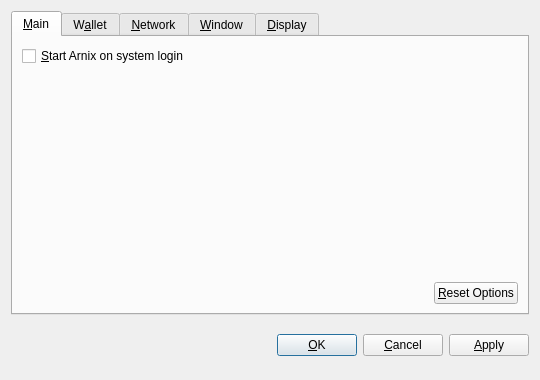
<?xml version="1.0" encoding="UTF-8"?>
<ui version="4.0">
 <class>OptionsDialog</class>
 <widget class="QDialog" name="OptionsDialog">
  <property name="geometry">
   <rect>
    <x>0</x>
    <y>0</y>
    <width>540</width>
    <height>380</height>
   </rect>
  </property>
  <property name="windowTitle">
   <string>Options</string>
  </property>
  <property name="modal">
   <bool>true</bool>
  </property>
  <layout class="QVBoxLayout" name="verticalLayout">
   <item>
    <widget class="QTabWidget" name="tabWidget">
     <property name="tabPosition">
      <enum>QTabWidget::North</enum>
     </property>
     <property name="currentIndex">
      <number>0</number>
     </property>
     <widget class="QWidget" name="tabMain">
      <attribute name="title">
       <string>&amp;Main</string>
      </attribute>
      <layout class="QVBoxLayout" name="verticalLayout_Main">
       <item>
        <widget class="QCheckBox" name="bitcoinAtStartup">
         <property name="toolTip">
          <string>Automatically start Arnix after logging in to the system.</string>
         </property>
         <property name="text">
          <string>&amp;Start Arnix on system login</string>
         </property>
        </widget>
       </item>
       <item>
        <spacer name="verticalSpacer_Main">
         <property name="orientation">
          <enum>Qt::Vertical</enum>
         </property>
         <property name="sizeHint" stdset="0">
          <size>
           <width>20</width>
           <height>40</height>
          </size>
         </property>
        </spacer>
       </item>
       <item>
        <layout class="QHBoxLayout" name="horizontalLayout_2_Main">
         <item>
          <spacer name="horizontalSpacer_2_Main">
           <property name="orientation">
            <enum>Qt::Horizontal</enum>
           </property>
           <property name="sizeHint" stdset="0">
            <size>
             <width>40</width>
             <height>20</height>
            </size>
           </property>
          </spacer>
         </item>
         <item>
          <widget class="QPushButton" name="resetButton">
           <property name="toolTip">
            <string>Reset all client options to default.</string>
           </property>
           <property name="text">
            <string>&amp;Reset Options</string>
           </property>
           <property name="autoDefault">
            <bool>false</bool>
           </property>
          </widget>
         </item>
        </layout>
       </item>
      </layout>
     </widget>
     <widget class="QWidget" name="tabWallet">
      <attribute name="title">
       <string>W&amp;allet</string>
      </attribute>
      <layout class="QVBoxLayout" name="verticalLayout_Network">
       <item>
        <widget class="QLabel" name="transactionFeeInfoLabel">
         <property name="text">
          <string>Optional transaction fee per kB that helps make sure your transactions are processed quickly. Most transactions are 1 kB.</string>
         </property>
         <property name="textFormat">
          <enum>Qt::PlainText</enum>
         </property>
         <property name="wordWrap">
          <bool>true</bool>
         </property>
        </widget>
       </item>
       <item>
        <layout class="QHBoxLayout" name="horizontalLayout_1_Main">
         <item>
          <widget class="QLabel" name="transactionFeeLabel">
           <property name="text">
            <string>Pay transaction &amp;fee</string>
           </property>
           <property name="textFormat">
            <enum>Qt::PlainText</enum>
           </property>
           <property name="buddy">
            <cstring>transactionFee</cstring>
           </property>
          </widget>
         </item>
         <item>
          <widget class="BitcoinAmountField" name="transactionFee"/>
         </item>
         <item>
          <spacer name="horizontalSpacer_1_Main">
           <property name="orientation">
            <enum>Qt::Horizontal</enum>
           </property>
           <property name="sizeHint" stdset="0">
            <size>
             <width>40</width>
             <height>20</height>
            </size>
           </property>
          </spacer>
         </item>
        </layout>
       </item>
       <item>
        <widget class="QLabel" name="label">
         <property name="text">
          <string>If you disable the spending of unconfirmed change, the change from a transaction cannot be used until that transaction has at least one confirmation. This also affects how your balance is computed.</string>
         </property>
         <property name="wordWrap">
          <bool>true</bool>
         </property>
        </widget>
       </item>
       <item>
        <widget class="QCheckBox" name="spendZeroConfChange">
         <property name="text">
          <string>Spend unconfirmed change  (experts only)</string>
         </property>
        </widget>
       </item>
       <item>
        <spacer name="verticalSpacer">
         <property name="orientation">
          <enum>Qt::Vertical</enum>
         </property>
         <property name="sizeHint" stdset="0">
          <size>
           <width>20</width>
           <height>40</height>
          </size>
         </property>
        </spacer>
       </item>
      </layout>
     </widget>
     <widget class="QWidget" name="tabNetwork">
      <attribute name="title">
       <string>&amp;Network</string>
      </attribute>
      <layout class="QVBoxLayout" name="verticalLayout_Network">
       <item>
        <widget class="QCheckBox" name="mapPortUpnp">
         <property name="toolTip">
          <string>Automatically open the Arnix client port on the router. This only works when your router supports UPnP and it is enabled.</string>
         </property>
         <property name="text">
          <string>Map port using &amp;UPnP</string>
         </property>
        </widget>
       </item>
       <item>
        <widget class="QCheckBox" name="connectSocks">
         <property name="toolTip">
          <string>Connect to the Arnix network through a SOCKS proxy (e.g. when connecting through Tor).</string>
         </property>
         <property name="text">
          <string>&amp;Connect through SOCKS proxy:</string>
         </property>
        </widget>
       </item>
       <item>
        <layout class="QHBoxLayout" name="horizontalLayout_Network">
         <item>
          <widget class="QLabel" name="proxyIpLabel">
           <property name="text">
            <string>Proxy &amp;IP:</string>
           </property>
           <property name="textFormat">
            <enum>Qt::PlainText</enum>
           </property>
           <property name="buddy">
            <cstring>proxyIp</cstring>
           </property>
          </widget>
         </item>
         <item>
          <widget class="QValidatedLineEdit" name="proxyIp">
           <property name="maximumSize">
            <size>
             <width>140</width>
             <height>16777215</height>
            </size>
           </property>
           <property name="toolTip">
            <string>IP address of the proxy (e.g. 127.0.0.1)</string>
           </property>
          </widget>
         </item>
         <item>
          <widget class="QLabel" name="proxyPortLabel">
           <property name="text">
            <string>&amp;Port:</string>
           </property>
           <property name="textFormat">
            <enum>Qt::PlainText</enum>
           </property>
           <property name="buddy">
            <cstring>proxyPort</cstring>
           </property>
          </widget>
         </item>
         <item>
          <widget class="QLineEdit" name="proxyPort">
           <property name="maximumSize">
            <size>
             <width>55</width>
             <height>16777215</height>
            </size>
           </property>
           <property name="toolTip">
            <string>Port of the proxy (e.g. 9050)</string>
           </property>
          </widget>
         </item>
         <item>
          <widget class="QLabel" name="socksVersionLabel">
           <property name="text">
            <string>SOCKS &amp;Version:</string>
           </property>
           <property name="textFormat">
            <enum>Qt::PlainText</enum>
           </property>
           <property name="buddy">
            <cstring>socksVersion</cstring>
           </property>
          </widget>
         </item>
         <item>
          <widget class="QValueComboBox" name="socksVersion">
           <property name="toolTip">
            <string>SOCKS version of the proxy (e.g. 5)</string>
           </property>
          </widget>
         </item>
         <item>
          <spacer name="horizontalSpacer_Network">
           <property name="orientation">
            <enum>Qt::Horizontal</enum>
           </property>
           <property name="sizeHint" stdset="0">
            <size>
             <width>40</width>
             <height>20</height>
            </size>
           </property>
          </spacer>
         </item>
        </layout>
       </item>
       <item>
        <spacer name="verticalSpacer_Network">
         <property name="orientation">
          <enum>Qt::Vertical</enum>
         </property>
         <property name="sizeHint" stdset="0">
          <size>
           <width>20</width>
           <height>40</height>
          </size>
         </property>
        </spacer>
       </item>
      </layout>
     </widget>
     <widget class="QWidget" name="tabWindow">
      <attribute name="title">
       <string>&amp;Window</string>
      </attribute>
      <layout class="QVBoxLayout" name="verticalLayout_Window">
       <item>
        <widget class="QCheckBox" name="minimizeToTray">
         <property name="toolTip">
          <string>Show only a tray icon after minimizing the window.</string>
         </property>
         <property name="text">
          <string>&amp;Minimize to the tray instead of the taskbar</string>
         </property>
        </widget>
       </item>
       <item>
        <widget class="QCheckBox" name="minimizeOnClose">
         <property name="toolTip">
          <string>Minimize instead of exit the application when the window is closed. When this option is enabled, the application will be closed only after selecting Quit in the menu.</string>
         </property>
         <property name="text">
          <string>M&amp;inimize on close</string>
         </property>
        </widget>
       </item>
       <item>
        <spacer name="verticalSpacer_Window">
         <property name="orientation">
          <enum>Qt::Vertical</enum>
         </property>
         <property name="sizeHint" stdset="0">
          <size>
           <width>20</width>
           <height>40</height>
          </size>
         </property>
        </spacer>
       </item>
      </layout>
     </widget>
     <widget class="QWidget" name="tabDisplay">
      <attribute name="title">
       <string>&amp;Display</string>
      </attribute>
      <layout class="QVBoxLayout" name="verticalLayout_Display">
       <item>
        <layout class="QHBoxLayout" name="horizontalLayout_1_Display">
         <item>
          <widget class="QLabel" name="langLabel">
           <property name="text">
            <string>User Interface &amp;language:</string>
           </property>
           <property name="textFormat">
            <enum>Qt::PlainText</enum>
           </property>
           <property name="buddy">
            <cstring>lang</cstring>
           </property>
          </widget>
         </item>
         <item>
          <widget class="QValueComboBox" name="lang">
           <property name="toolTip">
            <string>The user interface language can be set here. This setting will take effect after restarting Arnix.</string>
           </property>
          </widget>
         </item>
        </layout>
       </item>
       <item>
        <layout class="QHBoxLayout" name="horizontalLayout_2_Display">
         <item>
          <widget class="QLabel" name="unitLabel">
           <property name="text">
            <string>&amp;Unit to show amounts in:</string>
           </property>
           <property name="textFormat">
            <enum>Qt::PlainText</enum>
           </property>
           <property name="buddy">
            <cstring>unit</cstring>
           </property>
          </widget>
         </item>
         <item>
          <widget class="QValueComboBox" name="unit">
           <property name="toolTip">
            <string>Choose the default subdivision unit to show in the interface and when sending coins.</string>
           </property>
          </widget>
         </item>
        </layout>
       </item>
       <item>
        <widget class="QCheckBox" name="displayAddresses">
         <property name="toolTip">
          <string>Whether to show Arnix addresses in the transaction list or not.</string>
         </property>
         <property name="text">
          <string>&amp;Display addresses in transaction list</string>
         </property>
        </widget>
       </item>
       <item>
        <widget class="QCheckBox" name="coinControlFeatures">
         <property name="toolTip">
          <string>Whether to show coin control features or not.</string>
         </property>
         <property name="text">
          <string>Display coin &amp;control features (experts only!)</string>
         </property>
        </widget>
       </item>
       <item>
        <spacer name="verticalSpacer_Display">
         <property name="orientation">
          <enum>Qt::Vertical</enum>
         </property>
         <property name="sizeHint" stdset="0">
          <size>
           <width>20</width>
           <height>40</height>
          </size>
         </property>
        </spacer>
       </item>
      </layout>
     </widget>
    </widget>
   </item>
   <item>
    <layout class="QHBoxLayout" name="horizontalLayout_Buttons">
     <item>
      <spacer name="horizontalSpacer_1">
       <property name="orientation">
        <enum>Qt::Horizontal</enum>
       </property>
       <property name="sizeHint" stdset="0">
        <size>
         <width>40</width>
         <height>48</height>
        </size>
       </property>
      </spacer>
     </item>
     <item>
      <widget class="QLabel" name="statusLabel">
       <property name="font">
        <font>
         <weight>75</weight>
         <bold>true</bold>
        </font>
       </property>
       <property name="text">
        <string/>
       </property>
       <property name="textFormat">
        <enum>Qt::PlainText</enum>
       </property>
       <property name="wordWrap">
        <bool>true</bool>
       </property>
      </widget>
     </item>
     <item>
      <spacer name="horizontalSpacer_2">
       <property name="orientation">
        <enum>Qt::Horizontal</enum>
       </property>
       <property name="sizeHint" stdset="0">
        <size>
         <width>40</width>
         <height>48</height>
        </size>
       </property>
      </spacer>
     </item>
     <item>
      <widget class="QPushButton" name="okButton">
       <property name="text">
        <string>&amp;OK</string>
       </property>
      </widget>
     </item>
     <item>
      <widget class="QPushButton" name="cancelButton">
       <property name="text">
        <string>&amp;Cancel</string>
       </property>
       <property name="autoDefault">
        <bool>false</bool>
       </property>
      </widget>
     </item>
     <item>
      <widget class="QPushButton" name="applyButton">
       <property name="text">
        <string>&amp;Apply</string>
       </property>
       <property name="autoDefault">
        <bool>false</bool>
       </property>
      </widget>
     </item>
    </layout>
   </item>
  </layout>
 </widget>
 <customwidgets>
  <customwidget>
   <class>BitcoinAmountField</class>
   <extends>QSpinBox</extends>
   <header>bitcoinamountfield.h</header>
  </customwidget>
  <customwidget>
   <class>QValueComboBox</class>
   <extends>QComboBox</extends>
   <header>qvaluecombobox.h</header>
  </customwidget>
  <customwidget>
   <class>QValidatedLineEdit</class>
   <extends>QLineEdit</extends>
   <header>qvalidatedlineedit.h</header>
  </customwidget>
 </customwidgets>
 <resources/>
 <connections/>
</ui>
